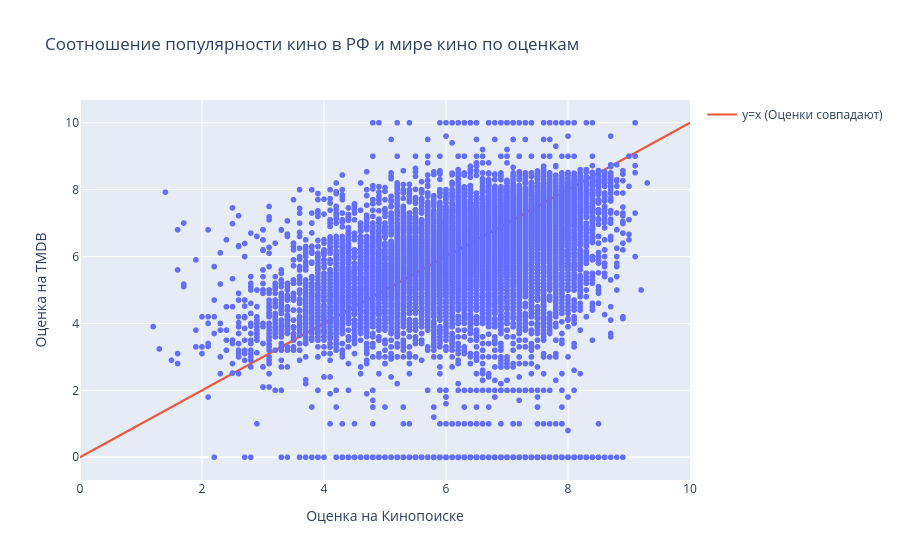

Here is the notebook cell this chart was saved with:
### Code cell
# для начала оценим популярность по самому очевидному - средней оценке платформы
fig = px.scatter(df, x='rating', y='vote_average_tmdb', hover_name='russian_title', 
                 labels={'rating': 'Оценка на Кинопоиске', 'vote_average_tmdb': 'Оценка на TMDB'},
                 title='Соотношение популярности кино в РФ и мире кино по оценкам')
fig.add_trace(go.Scatter(x=[0,10],y=[0,10], mode='lines', name='y=x (Оценки совпадают)'))
fig.show()

### Figure 1 — Plotly figure (JSON) as saved in the notebook; plotly's stock layout.template omitted (floating-point values rounded to 4 significant figures; data arrays with more than 128 entries replaced by an {"elided": "..."} marker saying what was removed)
{"data": [{"hovertemplate": "<b>%{hovertext}</b><br><br>Оценка на Кинопоиске=%{x}<br>Оценка на TMDB=%{y}<extra></extra>", "hovertext": {"elided": "41367 str values"}, "legendgroup": "", "marker": {"color": "#636efa", "symbol": "circle"}, "mode": "markers", "name": "", "showlegend": false, "type": "scattergl", "x": {"elided": "41367 float values"}, "xaxis": "x", "y": {"elided": "41367 float values"}, "yaxis": "y"}, {"mode": "lines", "name": "y=x (Оценки совпадают)", "type": "scatter", "x": [0, 10], "y": [0, 10]}], "layout": {"legend": {"tracegroupgap": 0}, "title": {"text": "Соотношение популярности кино в РФ и мире кино по оценкам"}, "xaxis": {"anchor": "y", "domain": [0, 1], "title": {"text": "Оценка на Кинопоиске"}}, "yaxis": {"anchor": "x", "domain": [0, 1], "title": {"text": "Оценка на TMDB"}}}}
